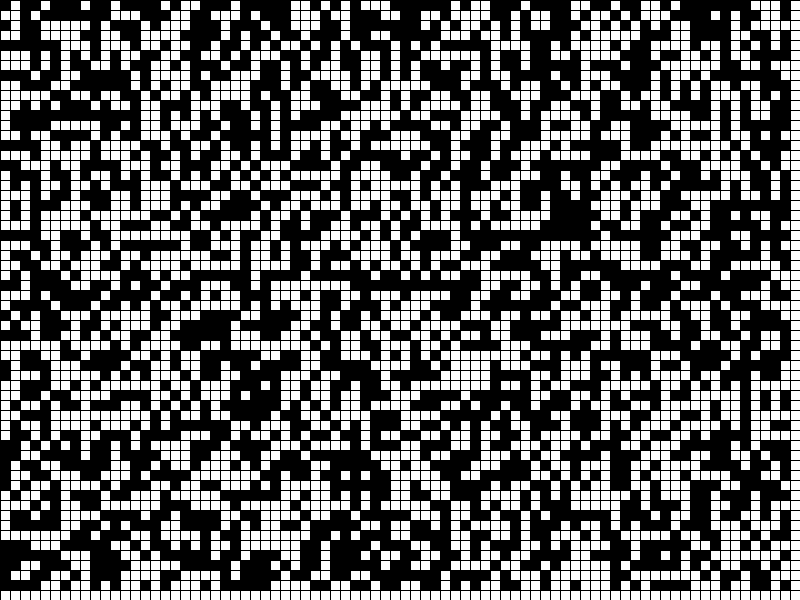
Frame 1 (no input)
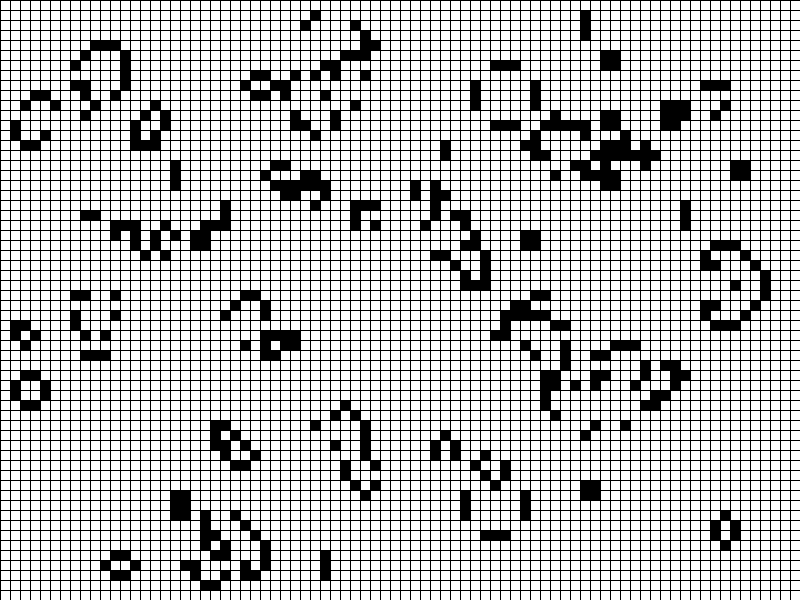
Frame 60 (the mouse pressed at the canvas centre just before this capture)
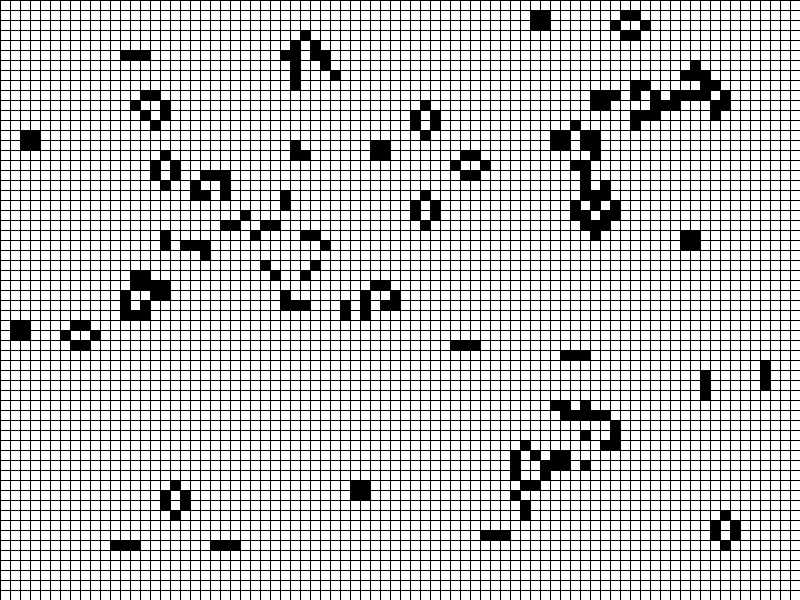
Frame 120 (the mouse held since frame 60 and released just before this capture)

The Processing sketch that drew these frames (run headless with seeded random() and noise(); from frame 60 on, the mouse is pressed at the canvas centre):

// Processing sketch: game_of_life
// ── game_of_life.pde
GOL game;

void setup(){
  frameRate(10);
  size(800, 600);
  game = new GOL();
}

void draw(){
  background(255);
  game.render();
  game.generate();
}

// ── GOL.pde
class GOL{
  
  int w = 10;
  int columns, rows;
  
  int[][] board;
  
  GOL(){
    columns = width/w;
    rows = height/w;
    board = new int[columns][rows];
    init();
  }
  
  void init(){
    for(int i = 0; i < columns - 1; i++){
      for(int j = 0; j < rows - 1; j++){
        board[i][j] = int(random(2));
      }
    }
  }
  
  void generate(){
    int[][] next = new int[columns][rows];
    
    for(int x = 1; x < columns - 1; x++){
      for(int y = 1; y < rows - 1; y++){
        
        int neighbors = 0;
        for(int i = -1; i <= 1; i++){
          for(int j = -1; j <= 1; j++){
            neighbors += board[x + i][y + j];
          }
        }
        
        neighbors -= board[x][y];
        
        if ((board[x][y] == 1) && (neighbors < 2)) next[x][y] = 0;
        else if ((board[x][y] == 1) && (neighbors > 3)) next[x][y] = 0;
        else if ((board[x][y] == 0) && (neighbors == 3)) next[x][y] = 1;
        else next[x][y] = board[x][y];        
      }
    }
    
    board = next;
  }
  
  void render(){
    for(int i = 0; i < columns; i++){
      for(int j = 0; j < rows; j++){
        if(board[i][j] == 1){
          fill(0);
        } else {
          fill(255);
        }
        int x = i * w;
        int y = j * w;
        rect(x, y, w, w);
      }
    }
  }
}
